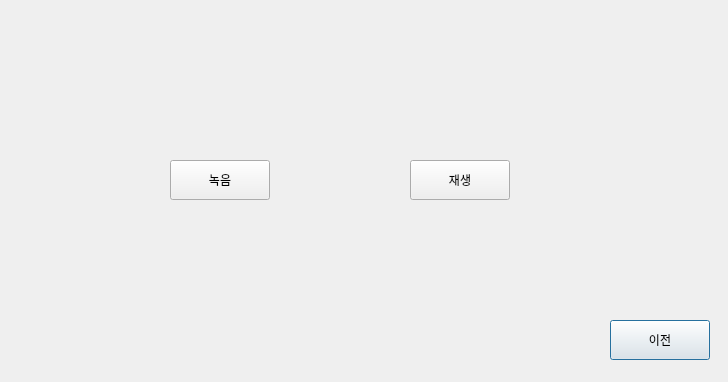
<?xml version="1.0" encoding="UTF-8"?>
<ui version="4.0">
 <class>Dialog2</class>
 <widget class="QDialog" name="Dialog2">
  <property name="geometry">
   <rect>
    <x>0</x>
    <y>0</y>
    <width>728</width>
    <height>382</height>
   </rect>
  </property>
  <property name="windowTitle">
   <string>Dialog</string>
  </property>
  <widget class="QPushButton" name="Exit">
   <property name="geometry">
    <rect>
     <x>610</x>
     <y>320</y>
     <width>100</width>
     <height>40</height>
    </rect>
   </property>
   <property name="font">
    <font>
     <family>맑은 고딕</family>
    </font>
   </property>
   <property name="text">
    <string>이전</string>
   </property>
  </widget>
  <widget class="QPushButton" name="play">
   <property name="geometry">
    <rect>
     <x>410</x>
     <y>160</y>
     <width>100</width>
     <height>40</height>
    </rect>
   </property>
   <property name="font">
    <font>
     <family>맑은 고딕</family>
    </font>
   </property>
   <property name="text">
    <string>재생</string>
   </property>
  </widget>
  <widget class="QPushButton" name="record">
   <property name="geometry">
    <rect>
     <x>170</x>
     <y>160</y>
     <width>100</width>
     <height>40</height>
    </rect>
   </property>
   <property name="font">
    <font>
     <family>맑은 고딕</family>
    </font>
   </property>
   <property name="text">
    <string>녹음</string>
   </property>
  </widget>
 </widget>
 <resources/>
 <connections/>
</ui>
